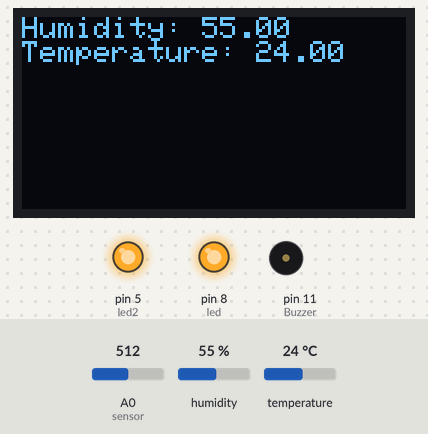
This sketch was run on a simulated Arduino Uno, built with avr-gcc and run on an emulated ATmega328P. Parts: 128×64 one-colour display, output pins drawn as LEDs (lit = HIGH), buzzer (waves = sounding, pin HIGH). Inputs (shaded band) come from the test bench; at power-on: humidity 55 %, A0 (sensor) = 512, temperature 24 °C. What the sketch prints to the serial monitor is not drawn.

Above: at 3.9 s.
4.0 s: humidity set to 37 %
At 8.4 s:
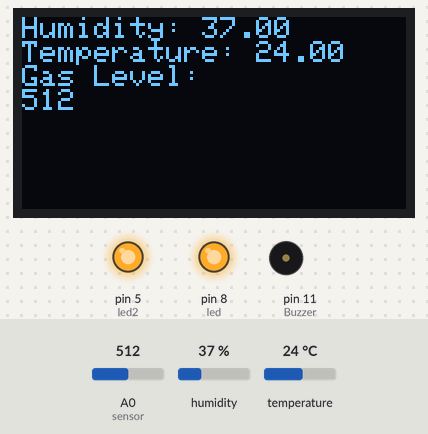
10.9 s: humidity set to 34 %
At 13.7 s:
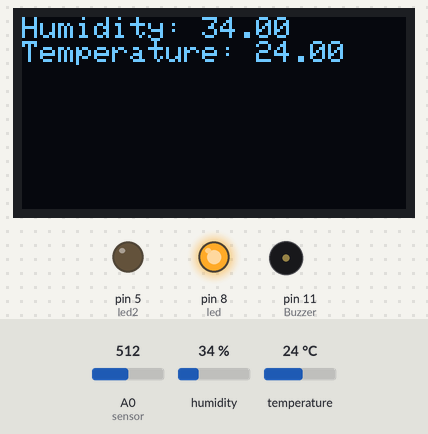
17.1 s: A0 (sensor) set to 167
At 17.5 s:
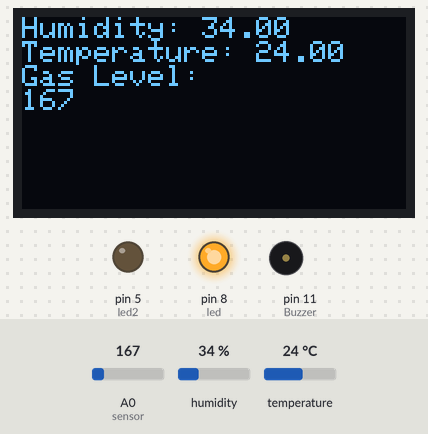
21.1 s: A0 (sensor) set to 136
At 24.1 s:
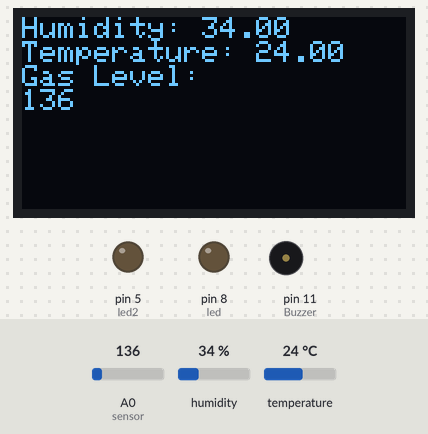
28.0 s: humidity set to 40 %
At 28.4 s:
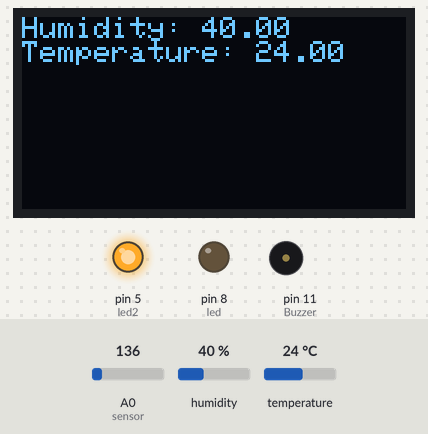
32.6 s: temperature set to 12 °C
At 37.0 s:
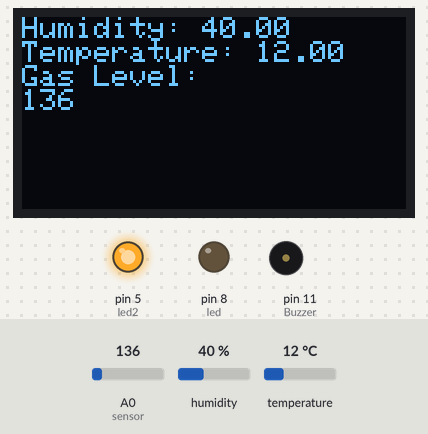
Timing chart, 0 to 37.6 s (numbered marks = the images above; inputs shaded):
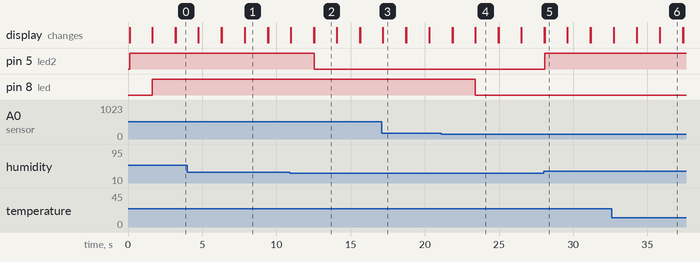

The sketch:

DHT_Gas_OLED.ino
```cpp
#include "DHT.h"
#include <Adafruit_SSD1306.h>
#define sensor A0
#define OLED_RESET 4
Adafruit_SSD1306 display(OLED_RESET);

#define DHTPIN 3
#define DHTTYPE DHT11
DHT dht(DHTPIN, DHTTYPE);

int led = 8;
int led2 = 5;
int gasLevel = 1;
int Buzzer = 11;

void setup() {
  // put your setup code here, to run once:
  Serial.begin(9600);
  display.begin(SSD1306_SWITCHCAPVCC, 0x3C);
  dht.begin();
  pinMode(sensor, INPUT);
  pinMode(Buzzer, OUTPUT);
  pinMode(led, OUTPUT);
  pinMode(led2, OUTPUT);

}

void loop() {
  // put your main code here, to run repeatedly:

   display.clearDisplay();
   display.setTextSize(1);
   display.setTextColor(WHITE);
   display.setCursor(0,0);

   float h = dht.readHumidity();
   float t = dht.readTemperature();
  display.print("Humidity: ");
  display.println(h);
       display.display();
  display.print("Temperature: ");
  display.println(t);
      display.display();

   if (h > 35) {
    digitalWrite(led2, HIGH);
   }
   else{
    digitalWrite(led2, LOW);
   }
   delay(1500);

  gasLevel = analogRead(sensor);
  Serial.println("GasLevel: ");
  Serial.println(gasLevel);

  display.println("Gas Level: ");
  display.println(gasLevel);
  display.display();

  if (gasLevel>150){
    digitalWrite(led, HIGH);
    digitalWrite(Buzzer, HIGH);
  }
  else
    digitalWrite(led, LOW);
    digitalWrite(Buzzer, LOW);
  delay(1500);
}
```

Measured:
- the behaviour switches between 36 and 35 % on humidity (found by bisection; images 1 and 2)
- the behaviour switches between 151 and 150 on A0 (sensor) (found by bisection; images 3 and 4)
- after the input at 10.9 s, pin 5 (led2): HIGH → LOW after 1.6 s
- after the input at 21.1 s, pin 8 (led): HIGH → LOW after 2.3 s
- after the input at 28.0 s, pin 5 (led2): LOW → HIGH after 0.08 s
- what the display in image 1 shows lasts 1.5 s, from 7.9 s to 9.4 s
- what the display in image 2 shows lasts 1.6 s, from 12.5 s to 14.1 s
